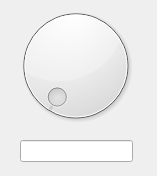
<?xml version="1.0" encoding="UTF-8"?>
<ui version="4.0">
 <class>compass</class>
 <widget class="QWidget" name="compass">
  <property name="geometry">
   <rect>
    <x>0</x>
    <y>0</y>
    <width>157</width>
    <height>176</height>
   </rect>
  </property>
  <property name="windowTitle">
   <string>Vortex compass</string>
  </property>
  <widget class="QDial" name="dial">
   <property name="geometry">
    <rect>
     <x>0</x>
     <y>0</y>
     <width>151</width>
     <height>131</height>
    </rect>
   </property>
  </widget>
  <widget class="QLineEdit" name="lineValue">
   <property name="geometry">
    <rect>
     <x>20</x>
     <y>140</y>
     <width>113</width>
     <height>22</height>
    </rect>
   </property>
  </widget>
 </widget>
 <resources/>
 <connections/>
</ui>
